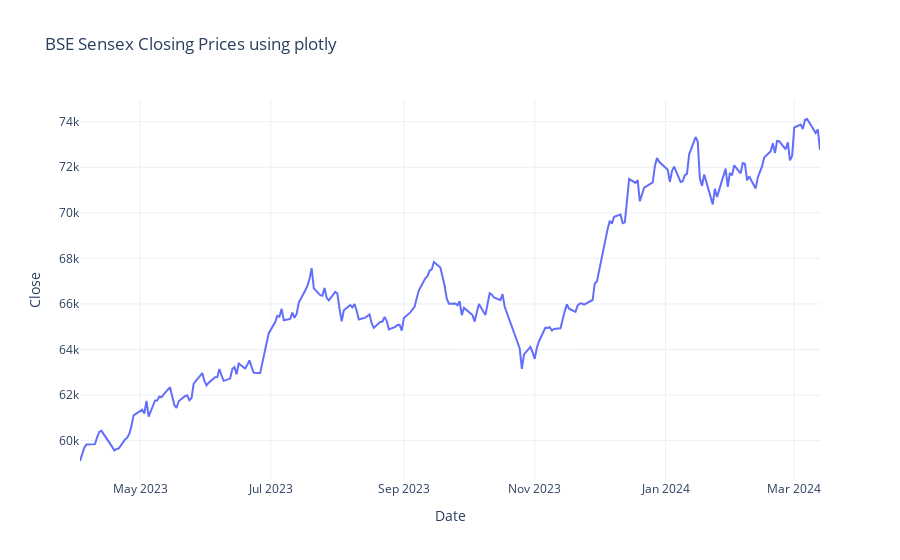

The notebook cell saved with this chart:
### Markdown cell above
Plotly produces interactive graphs

### Code cell
fig = px.line(bse_sensex_data,
             x=bse_sensex_data.index,
             y=bse_sensex_data.Close,
             labels={'y': 'Closing Price', 'x': 'Date'},
             title='BSE Sensex Closing Prices using plotly')

fig

### Figure 1 — Plotly figure (JSON) as saved in the notebook; plotly's stock layout.template omitted (floating-point values rounded to 4 significant figures; data arrays with more than 128 entries replaced by an {"elided": "..."} marker saying what was removed)
{"data": [{"hovertemplate": "Date=%{x}<br>Close=%{y}<extra></extra>", "legendgroup": "", "line": {"color": "#636efa", "dash": "solid"}, "marker": {"symbol": "circle"}, "mode": "lines", "name": "", "orientation": "v", "showlegend": false, "type": "scatter", "x": {"elided": "232 str values"}, "xaxis": "x", "y": {"elided": "232 float values"}, "yaxis": "y"}], "layout": {"legend": {"tracegroupgap": 0}, "title": {"text": "BSE Sensex Closing Prices using plotly"}, "xaxis": {"anchor": "y", "domain": [0, 1], "title": {"text": "Date"}}, "yaxis": {"anchor": "x", "domain": [0, 1], "title": {"text": "Close"}}}}
